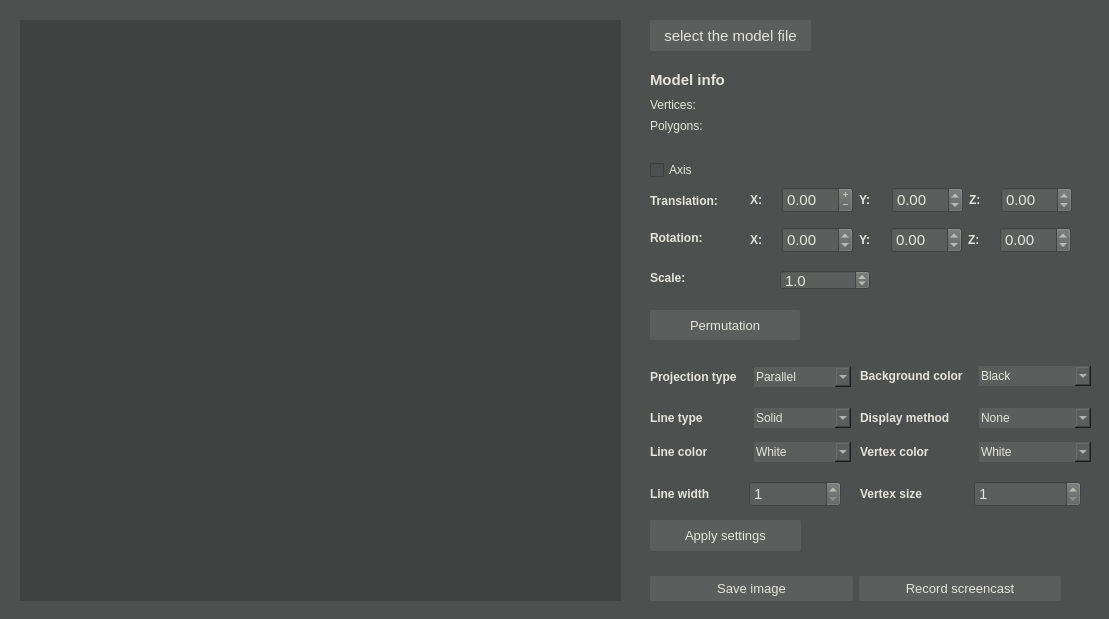
<?xml version="1.0" encoding="UTF-8"?>
<ui version="4.0">
 <class>MainWindow</class>
 <widget class="QMainWindow" name="MainWindow">
  <property name="enabled">
   <bool>true</bool>
  </property>
  <property name="geometry">
   <rect>
    <x>0</x>
    <y>0</y>
    <width>1109</width>
    <height>619</height>
   </rect>
  </property>
  <property name="windowTitle">
   <string>3DViewer</string>
  </property>
  <property name="styleSheet">
   <string notr="true">background-color: #4D504F;</string>
  </property>
  <widget class="QWidget" name="centralwidget">
   <widget class="MyOpenGLWidget" name="widget" native="true">
    <property name="geometry">
     <rect>
      <x>20</x>
      <y>20</y>
      <width>601</width>
      <height>581</height>
     </rect>
    </property>
    <property name="cursor">
     <cursorShape>OpenHandCursor</cursorShape>
    </property>
    <property name="styleSheet">
     <string notr="true">background-color: #3F4241;
color: red;</string>
    </property>
   </widget>
   <widget class="QWidget" name="layoutWidget">
    <property name="geometry">
     <rect>
      <x>650</x>
      <y>110</y>
      <width>171</width>
      <height>31</height>
     </rect>
    </property>
    <layout class="QVBoxLayout" name="verticalLayout">
     <property name="spacing">
      <number>-1</number>
     </property>
     <property name="sizeConstraint">
      <enum>QLayout::SetMinimumSize</enum>
     </property>
     <item>
      <layout class="QHBoxLayout" name="horizontalLayout_4">
       <item>
        <widget class="QLabel" name="label_6">
         <property name="styleSheet">
          <string notr="true">color: #E5E3DB;</string>
         </property>
         <property name="text">
          <string>Polygons:</string>
         </property>
        </widget>
       </item>
       <item>
        <widget class="QLabel" name="polygons">
         <property name="styleSheet">
          <string notr="true">color: #E5E3DB;</string>
         </property>
         <property name="text">
          <string/>
         </property>
        </widget>
       </item>
      </layout>
     </item>
    </layout>
   </widget>
   <widget class="QPushButton" name="applySettings">
    <property name="geometry">
     <rect>
      <x>650</x>
      <y>520</y>
      <width>151</width>
      <height>31</height>
     </rect>
    </property>
    <property name="styleSheet">
     <string notr="true">QPushButton {
padding: 5px;
border: none;
border-radius: 2px;
background-color: #5B5E5D;
color:#E5E3DB;
font-size: 13px;
}

QPushButton:hover {
background:   #6E7170;;
}
QPushButton:pressed {
background: #3F4241;
}</string>
    </property>
    <property name="text">
     <string>Apply settings</string>
    </property>
   </widget>
   <widget class="QWidget" name="layoutWidget">
    <property name="geometry">
     <rect>
      <x>650</x>
      <y>570</y>
      <width>411</width>
      <height>38</height>
     </rect>
    </property>
    <layout class="QHBoxLayout" name="horizontalLayout_5">
     <item>
      <widget class="QPushButton" name="saveImage">
       <property name="styleSheet">
        <string notr="true">QPushButton {
padding: 5px;
border: none;
border-radius: 2px;
background-color: #5B5E5D;
color:#E5E3DB;
font-size: 13px;
}

QPushButton:hover {
background:   #6E7170;;
}
QPushButton:pressed {
background: #3F4241;
}</string>
       </property>
       <property name="text">
        <string>Save image</string>
       </property>
      </widget>
     </item>
     <item>
      <widget class="QPushButton" name="recordScreencast">
       <property name="styleSheet">
        <string notr="true">QPushButton {
padding: 5px;
border: none;
border-radius: 2px;
background-color: #5B5E5D;
color:#E5E3DB;
font-size: 13px;
}

QPushButton:hover {
background:   #6E7170;;
}
QPushButton:pressed {
background: #3F4241;
}</string>
       </property>
       <property name="text">
        <string>Record screencast</string>
       </property>
      </widget>
     </item>
    </layout>
   </widget>
   <widget class="QWidget" name="layoutWidget">
    <property name="geometry">
     <rect>
      <x>860</x>
      <y>400</y>
      <width>231</width>
      <height>71</height>
     </rect>
    </property>
    <layout class="QVBoxLayout" name="verticalLayout_4">
     <item>
      <layout class="QHBoxLayout" name="horizontalLayout_9">
       <item>
        <widget class="QLabel" name="label_11">
         <property name="styleSheet">
          <string notr="true">color: #E5E3DB;</string>
         </property>
         <property name="text">
          <string>&lt;html&gt;&lt;head/&gt;&lt;body&gt;&lt;p&gt;&lt;span style=&quot; font-weight:700;&quot;&gt;Display method&lt;/span&gt;&lt;/p&gt;&lt;/body&gt;&lt;/html&gt;</string>
         </property>
        </widget>
       </item>
       <item>
        <widget class="QComboBox" name="vertexDisplayBox">
         <property name="styleSheet">
          <string notr="true">background-color: #5B5E5D;
color:#E5E3DB;
border: none;
padding: 2px;</string>
         </property>
         <item>
          <property name="text">
           <string>None</string>
          </property>
         </item>
         <item>
          <property name="text">
           <string>Circle</string>
          </property>
         </item>
         <item>
          <property name="text">
           <string>Square</string>
          </property>
         </item>
        </widget>
       </item>
      </layout>
     </item>
     <item>
      <layout class="QHBoxLayout" name="horizontalLayout_10">
       <item>
        <widget class="QLabel" name="label_12">
         <property name="styleSheet">
          <string notr="true">color: #E5E3DB;</string>
         </property>
         <property name="text">
          <string>&lt;html&gt;&lt;head/&gt;&lt;body&gt;&lt;p&gt;&lt;span style=&quot; font-weight:700;&quot;&gt;Vertex color&lt;/span&gt;&lt;/p&gt;&lt;/body&gt;&lt;/html&gt;</string>
         </property>
        </widget>
       </item>
       <item>
        <widget class="QComboBox" name="vertexColorBox">
         <property name="styleSheet">
          <string notr="true">background-color: #5B5E5D;
color:#E5E3DB;
border: none;
padding: 2px;</string>
         </property>
         <item>
          <property name="text">
           <string>White</string>
          </property>
         </item>
         <item>
          <property name="text">
           <string>Red</string>
          </property>
         </item>
         <item>
          <property name="text">
           <string>Green</string>
          </property>
         </item>
         <item>
          <property name="text">
           <string>Blue</string>
          </property>
         </item>
        </widget>
       </item>
      </layout>
     </item>
    </layout>
   </widget>
   <widget class="QWidget" name="layoutWidget">
    <property name="geometry">
     <rect>
      <x>650</x>
      <y>400</y>
      <width>201</width>
      <height>71</height>
     </rect>
    </property>
    <layout class="QVBoxLayout" name="verticalLayout_3">
     <item>
      <layout class="QHBoxLayout" name="horizontalLayout_13">
       <item>
        <widget class="QLabel" name="label_8">
         <property name="styleSheet">
          <string notr="true">color: #E5E3DB;</string>
         </property>
         <property name="text">
          <string>&lt;html&gt;&lt;head/&gt;&lt;body&gt;&lt;p&gt;&lt;span style=&quot; font-weight:700;&quot;&gt;Line type&lt;/span&gt;&lt;/p&gt;&lt;/body&gt;&lt;/html&gt;</string>
         </property>
        </widget>
       </item>
       <item>
        <widget class="QComboBox" name="lineBox">
         <property name="styleSheet">
          <string notr="true">background-color: #5B5E5D;
color:#E5E3DB;
border: none;
padding: 2px;</string>
         </property>
         <item>
          <property name="text">
           <string>Solid</string>
          </property>
         </item>
         <item>
          <property name="text">
           <string>Dashed</string>
          </property>
         </item>
        </widget>
       </item>
      </layout>
     </item>
     <item>
      <layout class="QHBoxLayout" name="horizontalLayout_7">
       <item>
        <widget class="QLabel" name="label_9">
         <property name="styleSheet">
          <string notr="true">color: #E5E3DB;</string>
         </property>
         <property name="text">
          <string>&lt;html&gt;&lt;head/&gt;&lt;body&gt;&lt;p&gt;&lt;span style=&quot; font-weight:700;&quot;&gt;Line color&lt;/span&gt;&lt;/p&gt;&lt;/body&gt;&lt;/html&gt;</string>
         </property>
        </widget>
       </item>
       <item>
        <widget class="QComboBox" name="lineColorBox">
         <property name="styleSheet">
          <string notr="true">background-color: #5B5E5D;
color:#E5E3DB;
border: none;
padding: 2px;</string>
         </property>
         <item>
          <property name="text">
           <string>White</string>
          </property>
         </item>
         <item>
          <property name="text">
           <string>Red</string>
          </property>
         </item>
         <item>
          <property name="text">
           <string>Green</string>
          </property>
         </item>
         <item>
          <property name="text">
           <string>Blue</string>
          </property>
         </item>
        </widget>
       </item>
      </layout>
     </item>
    </layout>
   </widget>
   <widget class="QPushButton" name="transformButton">
    <property name="geometry">
     <rect>
      <x>650</x>
      <y>310</y>
      <width>150</width>
      <height>30</height>
     </rect>
    </property>
    <property name="styleSheet">
     <string notr="true">QPushButton {
padding: 5px;
border: none;
border-radius: 2px;
background-color: #5B5E5D;
color:#E5E3DB;
font-size: 13px;
}

QPushButton:hover {
background:   #6E7170;;
}
QPushButton:pressed {
background: #3F4241;
}</string>
    </property>
    <property name="text">
     <string>Permutation</string>
    </property>
   </widget>
   <widget class="QWidget" name="layoutWidget">
    <property name="geometry">
     <rect>
      <x>750</x>
      <y>180</y>
      <width>322</width>
      <height>41</height>
     </rect>
    </property>
    <layout class="QHBoxLayout" name="horizontalLayout_2">
     <item>
      <widget class="QLabel" name="label_15">
       <property name="styleSheet">
        <string notr="true">color: #E5E3DB;</string>
       </property>
       <property name="text">
        <string>&lt;html&gt;&lt;head/&gt;&lt;body&gt;&lt;p&gt;&lt;span style=&quot; font-weight:700;&quot;&gt;X: &lt;/span&gt;&lt;/p&gt;&lt;/body&gt;&lt;/html&gt;</string>
       </property>
      </widget>
     </item>
     <item>
      <widget class="QDoubleSpinBox" name="doubleSpinBox">
       <property name="styleSheet">
        <string notr="true">QObject {
background-color: #5B5E5D;
color:#E5E3DB;
font-size: 15px;
}</string>
       </property>
       <property name="alignment">
        <set>Qt::AlignLeading|Qt::AlignLeft|Qt::AlignVCenter</set>
       </property>
       <property name="buttonSymbols">
        <enum>QAbstractSpinBox::PlusMinus</enum>
       </property>
       <property name="accelerated">
        <bool>false</bool>
       </property>
       <property name="showGroupSeparator" stdset="0">
        <bool>true</bool>
       </property>
       <property name="minimum">
        <double>-99.000000000000000</double>
       </property>
       <property name="singleStep">
        <double>0.100000000000000</double>
       </property>
      </widget>
     </item>
     <item>
      <widget class="QLabel" name="label_16">
       <property name="styleSheet">
        <string notr="true">color: #E5E3DB;</string>
       </property>
       <property name="text">
        <string>&lt;html&gt;&lt;head/&gt;&lt;body&gt;&lt;p&gt;&lt;span style=&quot; font-weight:700;&quot;&gt;Y: &lt;/span&gt;&lt;/p&gt;&lt;/body&gt;&lt;/html&gt;</string>
       </property>
      </widget>
     </item>
     <item>
      <widget class="QDoubleSpinBox" name="doubleSpinBox_2">
       <property name="styleSheet">
        <string notr="true">QObject {
background-color: #5B5E5D;
color:#E5E3DB;
font-size: 15px;
}</string>
       </property>
       <property name="minimum">
        <double>-99.000000000000000</double>
       </property>
       <property name="singleStep">
        <double>0.100000000000000</double>
       </property>
      </widget>
     </item>
     <item>
      <widget class="QLabel" name="label_17">
       <property name="styleSheet">
        <string notr="true">color: #E5E3DB;</string>
       </property>
       <property name="text">
        <string>&lt;html&gt;&lt;head/&gt;&lt;body&gt;&lt;p&gt;&lt;span style=&quot; font-weight:700;&quot;&gt;Z: &lt;/span&gt;&lt;/p&gt;&lt;/body&gt;&lt;/html&gt;</string>
       </property>
      </widget>
     </item>
     <item>
      <widget class="QDoubleSpinBox" name="doubleSpinBox_3">
       <property name="styleSheet">
        <string notr="true">QObject {
background-color: #5B5E5D;
color:#E5E3DB;
font-size: 15px;
}</string>
       </property>
       <property name="minimum">
        <double>-99.000000000000000</double>
       </property>
       <property name="singleStep">
        <double>0.100000000000000</double>
       </property>
      </widget>
     </item>
    </layout>
   </widget>
   <widget class="QWidget" name="layoutWidget">
    <property name="geometry">
     <rect>
      <x>750</x>
      <y>220</y>
      <width>321</width>
      <height>41</height>
     </rect>
    </property>
    <layout class="QHBoxLayout" name="horizontalLayout_14">
     <item>
      <widget class="QLabel" name="label_18">
       <property name="styleSheet">
        <string notr="true">color: #E5E3DB;</string>
       </property>
       <property name="text">
        <string>&lt;html&gt;&lt;head/&gt;&lt;body&gt;&lt;p&gt;&lt;span style=&quot; font-weight:700;&quot;&gt;X: &lt;/span&gt;&lt;/p&gt;&lt;/body&gt;&lt;/html&gt;</string>
       </property>
      </widget>
     </item>
     <item>
      <widget class="QDoubleSpinBox" name="doubleSpinBox_4">
       <property name="styleSheet">
        <string notr="true">QObject {
background-color: #5B5E5D;
color:#E5E3DB;
font-size: 15px;
}</string>
       </property>
       <property name="minimum">
        <double>-99.000000000000000</double>
       </property>
       <property name="singleStep">
        <double>0.100000000000000</double>
       </property>
      </widget>
     </item>
     <item>
      <widget class="QLabel" name="label_21">
       <property name="styleSheet">
        <string notr="true">color: #E5E3DB;</string>
       </property>
       <property name="text">
        <string>&lt;html&gt;&lt;head/&gt;&lt;body&gt;&lt;p&gt;&lt;span style=&quot; font-weight:700;&quot;&gt;Y: &lt;/span&gt;&lt;/p&gt;&lt;/body&gt;&lt;/html&gt;</string>
       </property>
      </widget>
     </item>
     <item>
      <widget class="QDoubleSpinBox" name="doubleSpinBox_5">
       <property name="styleSheet">
        <string notr="true">QObject {
background-color: #5B5E5D;
color:#E5E3DB;
font-size: 15px;
}</string>
       </property>
       <property name="minimum">
        <double>-99.000000000000000</double>
       </property>
       <property name="singleStep">
        <double>0.100000000000000</double>
       </property>
      </widget>
     </item>
     <item>
      <widget class="QLabel" name="label_22">
       <property name="styleSheet">
        <string notr="true">color: #E5E3DB;</string>
       </property>
       <property name="text">
        <string>&lt;html&gt;&lt;head/&gt;&lt;body&gt;&lt;p&gt;&lt;span style=&quot; font-weight:700;&quot;&gt;Z: &lt;/span&gt;&lt;/p&gt;&lt;/body&gt;&lt;/html&gt;</string>
       </property>
      </widget>
     </item>
     <item>
      <widget class="QDoubleSpinBox" name="doubleSpinBox_6">
       <property name="styleSheet">
        <string notr="true">QObject {
background-color: #5B5E5D;
color:#E5E3DB;
font-size: 15px;
}</string>
       </property>
       <property name="minimum">
        <double>-99.000000000000000</double>
       </property>
       <property name="singleStep">
        <double>0.100000000000000</double>
       </property>
      </widget>
     </item>
    </layout>
   </widget>
   <widget class="QLabel" name="label_2">
    <property name="geometry">
     <rect>
      <x>650</x>
      <y>230</y>
      <width>61</width>
      <height>16</height>
     </rect>
    </property>
    <property name="font">
     <font>
      <bold>true</bold>
     </font>
    </property>
    <property name="styleSheet">
     <string notr="true">color: #E5E3DB;</string>
    </property>
    <property name="text">
     <string>Rotation:</string>
    </property>
   </widget>
   <widget class="QLabel" name="label">
    <property name="geometry">
     <rect>
      <x>650</x>
      <y>190</y>
      <width>81</width>
      <height>21</height>
     </rect>
    </property>
    <property name="minimumSize">
     <size>
      <width>0</width>
      <height>0</height>
     </size>
    </property>
    <property name="font">
     <font>
      <bold>true</bold>
     </font>
    </property>
    <property name="styleSheet">
     <string notr="true">color: #E5E3DB;</string>
    </property>
    <property name="text">
     <string>Translation:</string>
    </property>
   </widget>
   <widget class="QLabel" name="label_3">
    <property name="geometry">
     <rect>
      <x>650</x>
      <y>270</y>
      <width>39</width>
      <height>16</height>
     </rect>
    </property>
    <property name="font">
     <font>
      <bold>true</bold>
     </font>
    </property>
    <property name="styleSheet">
     <string notr="true">color: #E5E3DB;</string>
    </property>
    <property name="text">
     <string>Scale:</string>
    </property>
   </widget>
   <widget class="QDoubleSpinBox" name="doubleSpinBox_7">
    <property name="geometry">
     <rect>
      <x>780</x>
      <y>270</y>
      <width>90</width>
      <height>20</height>
     </rect>
    </property>
    <property name="styleSheet">
     <string notr="true">QObject {
background-color: #5B5E5D;
color:#E5E3DB;
font-size: 15px;
}</string>
    </property>
    <property name="decimals">
     <number>1</number>
    </property>
    <property name="minimum">
     <double>0.000000000000000</double>
    </property>
    <property name="maximum">
     <double>20.000000000000000</double>
    </property>
    <property name="singleStep">
     <double>0.100000000000000</double>
    </property>
    <property name="value">
     <double>1.000000000000000</double>
    </property>
   </widget>
   <widget class="QWidget" name="layoutWidget">
    <property name="geometry">
     <rect>
      <x>650</x>
      <y>360</y>
      <width>201</width>
      <height>34</height>
     </rect>
    </property>
    <layout class="QHBoxLayout" name="horizontalLayout_15">
     <item>
      <layout class="QHBoxLayout" name="horizontalLayout_6">
       <item>
        <widget class="QLabel" name="label_7">
         <property name="styleSheet">
          <string notr="true">color: #E5E3DB;</string>
         </property>
         <property name="text">
          <string>&lt;html&gt;&lt;head/&gt;&lt;body&gt;&lt;p&gt;&lt;span style=&quot; font-weight:700;&quot;&gt;Projection type&lt;/span&gt;&lt;/p&gt;&lt;/body&gt;&lt;/html&gt;</string>
         </property>
        </widget>
       </item>
       <item>
        <widget class="QComboBox" name="projectionBox">
         <property name="styleSheet">
          <string notr="true">background-color: #5B5E5D;
color:#E5E3DB;
border: none;
padding: 2px;</string>
         </property>
         <item>
          <property name="text">
           <string>Parallel</string>
          </property>
         </item>
         <item>
          <property name="text">
           <string>Central</string>
          </property>
         </item>
        </widget>
       </item>
      </layout>
     </item>
    </layout>
   </widget>
   <widget class="QCheckBox" name="checkBox">
    <property name="geometry">
     <rect>
      <x>650</x>
      <y>160</y>
      <width>76</width>
      <height>20</height>
     </rect>
    </property>
    <property name="styleSheet">
     <string notr="true">color:#E5E3DB;
</string>
    </property>
    <property name="text">
     <string>Axis</string>
    </property>
   </widget>
   <widget class="QPushButton" name="SelectFileButton">
    <property name="geometry">
     <rect>
      <x>650</x>
      <y>20</y>
      <width>161</width>
      <height>31</height>
     </rect>
    </property>
    <property name="styleSheet">
     <string notr="true">QPushButton {
padding: 5px;
border: none;
border-radius: 2px;
background-color: #5B5E5D;
color:#E5E3DB;
font-size: 15px;
}

QPushButton:hover {
background:   #6E7170;;
}
QPushButton:pressed {
background: #3F4241;
}</string>
    </property>
    <property name="text">
     <string>select the model file</string>
    </property>
   </widget>
   <widget class="QLabel" name="fileName">
    <property name="geometry">
     <rect>
      <x>840</x>
      <y>20</y>
      <width>240</width>
      <height>30</height>
     </rect>
    </property>
    <property name="styleSheet">
     <string notr="true">color: #E5E3DB;</string>
    </property>
    <property name="text">
     <string/>
    </property>
   </widget>
   <widget class="QLabel" name="label_4">
    <property name="geometry">
     <rect>
      <x>650</x>
      <y>70</y>
      <width>169</width>
      <height>20</height>
     </rect>
    </property>
    <property name="font">
     <font>
      <pointsize>-1</pointsize>
      <bold>true</bold>
     </font>
    </property>
    <property name="styleSheet">
     <string notr="true">color: #E5E3DB;
font-size: 15px;</string>
    </property>
    <property name="text">
     <string>Model info</string>
    </property>
   </widget>
   <widget class="QWidget" name="layoutWidget">
    <property name="geometry">
     <rect>
      <x>650</x>
      <y>89</y>
      <width>171</width>
      <height>31</height>
     </rect>
    </property>
    <layout class="QHBoxLayout" name="horizontalLayout_3">
     <item>
      <widget class="QLabel" name="label_5">
       <property name="styleSheet">
        <string notr="true">color: #E5E3DB;</string>
       </property>
       <property name="text">
        <string>Vertices:</string>
       </property>
      </widget>
     </item>
     <item>
      <widget class="QLabel" name="vertices">
       <property name="styleSheet">
        <string notr="true">color: #E5E3DB;</string>
       </property>
       <property name="text">
        <string/>
       </property>
      </widget>
     </item>
    </layout>
   </widget>
   <widget class="QWidget" name="layoutWidget">
    <property name="geometry">
     <rect>
      <x>860</x>
      <y>360</y>
      <width>231</width>
      <height>32</height>
     </rect>
    </property>
    <layout class="QHBoxLayout" name="horizontalLayout_12">
     <item>
      <widget class="QLabel" name="label_14">
       <property name="styleSheet">
        <string notr="true">color: #E5E3DB;</string>
       </property>
       <property name="text">
        <string>&lt;html&gt;&lt;head/&gt;&lt;body&gt;&lt;p&gt;&lt;span style=&quot; font-weight:700;&quot;&gt;Background color&lt;/span&gt;&lt;/p&gt;&lt;/body&gt;&lt;/html&gt;</string>
       </property>
      </widget>
     </item>
     <item>
      <widget class="QComboBox" name="backgroundColorBox">
       <property name="styleSheet">
        <string notr="true">background-color: #5B5E5D;
color:#E5E3DB;
border: none;
padding: 2px;</string>
       </property>
       <item>
        <property name="text">
         <string>Black</string>
        </property>
       </item>
       <item>
        <property name="text">
         <string>White</string>
        </property>
       </item>
       <item>
        <property name="text">
         <string>Pink</string>
        </property>
       </item>
       <item>
        <property name="text">
         <string>Yellow</string>
        </property>
       </item>
       <item>
        <property name="text">
         <string>Red</string>
        </property>
       </item>
       <item>
        <property name="text">
         <string>Green</string>
        </property>
       </item>
       <item>
        <property name="text">
         <string>Blue</string>
        </property>
       </item>
      </widget>
     </item>
    </layout>
   </widget>
   <widget class="QWidget" name="layoutWidget">
    <property name="geometry">
     <rect>
      <x>860</x>
      <y>480</y>
      <width>221</width>
      <height>29</height>
     </rect>
    </property>
    <layout class="QHBoxLayout" name="horizontalLayout_11">
     <item>
      <widget class="QLabel" name="label_13">
       <property name="styleSheet">
        <string notr="true">color: #E5E3DB;</string>
       </property>
       <property name="text">
        <string>&lt;html&gt;&lt;head/&gt;&lt;body&gt;&lt;p&gt;&lt;span style=&quot; font-weight:700;&quot;&gt;Vertex size&lt;/span&gt;&lt;/p&gt;&lt;/body&gt;&lt;/html&gt;</string>
       </property>
      </widget>
     </item>
     <item>
      <widget class="QSpinBox" name="vertexSizeBox">
       <property name="styleSheet">
        <string notr="true">QObject {
background-color: #5B5E5D;
color:#E5E3DB;
font-size: 15px;
}</string>
       </property>
       <property name="minimum">
        <number>1</number>
       </property>
       <property name="maximum">
        <number>20</number>
       </property>
      </widget>
     </item>
    </layout>
   </widget>
   <widget class="QWidget" name="layoutWidget">
    <property name="geometry">
     <rect>
      <x>650</x>
      <y>480</y>
      <width>191</width>
      <height>29</height>
     </rect>
    </property>
    <layout class="QHBoxLayout" name="horizontalLayout_8">
     <item>
      <widget class="QLabel" name="label_10">
       <property name="styleSheet">
        <string notr="true">color: #E5E3DB;</string>
       </property>
       <property name="text">
        <string>&lt;html&gt;&lt;head/&gt;&lt;body&gt;&lt;p&gt;&lt;span style=&quot; font-weight:700;&quot;&gt;Line width&lt;/span&gt;&lt;/p&gt;&lt;/body&gt;&lt;/html&gt;</string>
       </property>
      </widget>
     </item>
     <item>
      <widget class="QSpinBox" name="lineWidthBox">
       <property name="styleSheet">
        <string notr="true">QObject {
background-color: #5B5E5D;
color:#E5E3DB;
font-size: 15px;
}</string>
       </property>
       <property name="minimum">
        <number>1</number>
       </property>
       <property name="maximum">
        <number>20</number>
       </property>
      </widget>
     </item>
    </layout>
   </widget>
  </widget>
  <widget class="QMenuBar" name="menubar">
   <property name="geometry">
    <rect>
     <x>0</x>
     <y>0</y>
     <width>1109</width>
     <height>24</height>
    </rect>
   </property>
  </widget>
 </widget>
 <customwidgets>
  <customwidget>
   <class>MyOpenGLWidget</class>
   <extends>QWidget</extends>
   <header location="global">myopenglwidget.h</header>
   <container>1</container>
   <slots>
    <slot>on_SelectFileButton_clicked()</slot>
    <slot>on_transformButton_clicked()</slot>
    <slot>on_checkAxes_clicked()</slot>
   </slots>
  </customwidget>
 </customwidgets>
 <resources/>
 <connections>
  <connection>
   <sender>transformButton</sender>
   <signal>clicked()</signal>
   <receiver>MainWindow</receiver>
   <slot>on_transformButton_clicked()</slot>
   <hints>
    <hint type="sourcelabel">
     <x>661</x>
     <y>326</y>
    </hint>
    <hint type="destinationlabel">
     <x>715</x>
     <y>476</y>
    </hint>
   </hints>
  </connection>
  <connection>
   <sender>checkBox</sender>
   <signal>clicked()</signal>
   <receiver>widget</receiver>
   <slot>on_checkAxes_clicked()</slot>
   <hints>
    <hint type="sourcelabel">
     <x>844</x>
     <y>131</y>
    </hint>
    <hint type="destinationlabel">
     <x>598</x>
     <y>132</y>
    </hint>
   </hints>
  </connection>
  <connection>
   <sender>SelectFileButton</sender>
   <signal>clicked()</signal>
   <receiver>widget</receiver>
   <slot>on_SelectFileButton_clicked()</slot>
   <hints>
    <hint type="sourcelabel">
     <x>640</x>
     <y>59</y>
    </hint>
    <hint type="destinationlabel">
     <x>480</x>
     <y>55</y>
    </hint>
   </hints>
  </connection>
 </connections>
 <slots>
  <slot>on_transformButton_clicked()</slot>
 </slots>
</ui>
